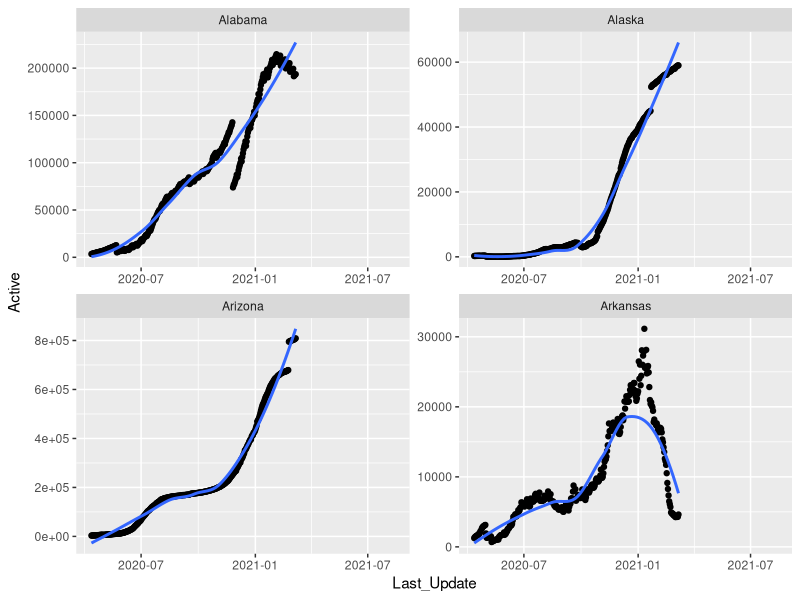
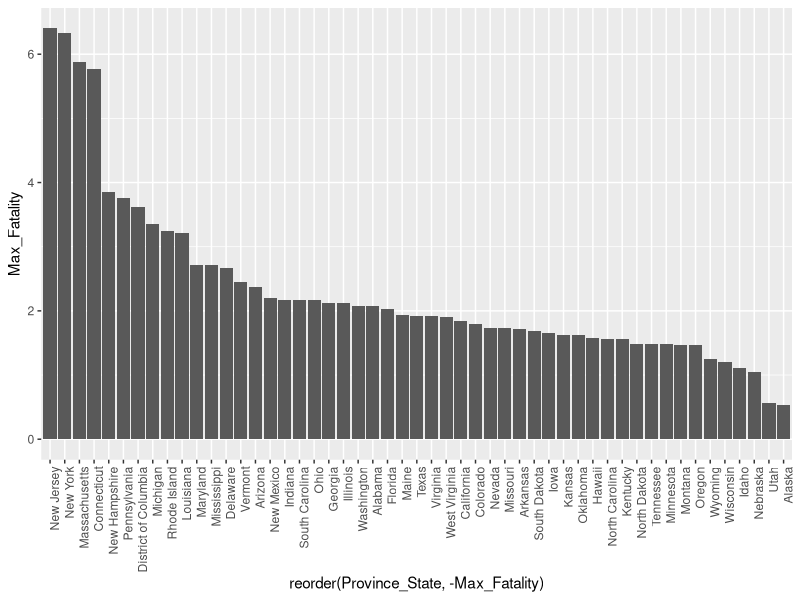
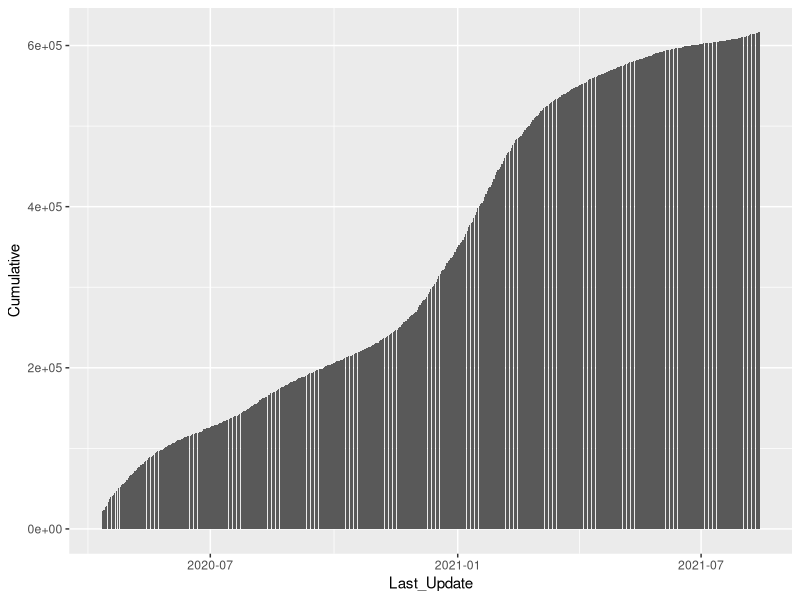

These charts were generated, in order, by the following R code:
### This is My Exam 4 which is a redo of my Exam 1

#Load Packages
library(tidyverse)

# 1: read in data
df <- read_csv("./cleaned_covid_data.csv")
df %>% glimpse

# 2: Subset the data to show just states that begin with A and save this as A States
A_states <- df[grepl("^A", df$Province_State),]
 

# 3: Create a plot of that subset showing active cases over time, which a seperate facet
# for each state

A_states %>%
  ggplot(aes(x=Last_Update,y=Active)) +
  geom_point() +
  geom_smooth(se=FALSE) +
  facet_wrap(~Province_State,scales = "free")


# 4. Find the "peak of the Case_Fatlity_Ratio for each state save this as a new data frame
state_max_fataloty_rate <- df %>%
  group_by(Province_State) %>%
  summarise(Max_Fatality = max(Case_Fatality_Ratio, na.rm = TRUE)) %>%
  arrange(desc(Max_Fatality))


# 5. Use that new data frame from task IV to create another plot.

state_max_fataloty_rate %>%
  ggplot(aes(x=reorder(Province_State,-Max_Fatality),y=Max_Fatality)) +
  geom_col() +
  theme(axis.text.x = element_text(angle=90,hjust = 1))

# 6. Using the FULL data set, plot cumulative deaths for the entire US over time
df %>%
  group_by(Last_Update) %>%
  summarise(Cumulative = sum(Deaths)) %>%
  ggplot(aes(x=Last_Update,y=Cumulative)) +
  geom_bar(stat= 'identity')
